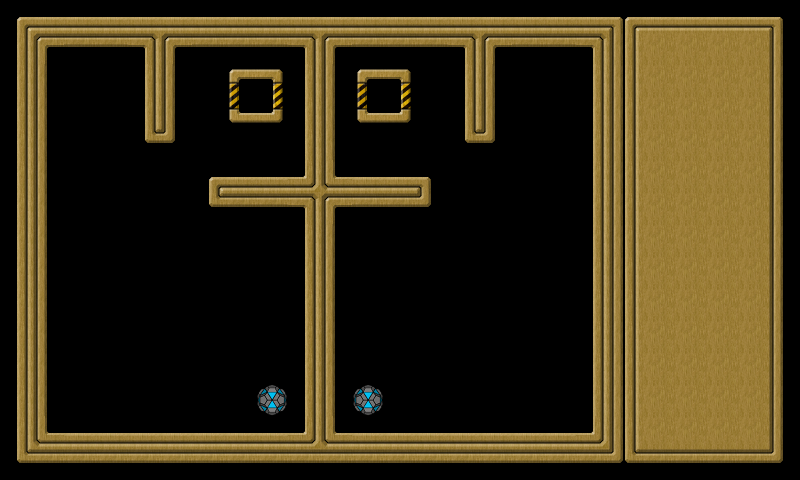

A level layout from a 2D game, rendered from its tile map. Below: a short description, then the map file with tile-grid data replaced by summaries:
An orthogonal 25x15 tile map with 32x32 px tiles, 3 tile layers (background, extra, controlpanel), 3 tilesets and 43 objects (wall001, wall002, wall003, wall004, wall005, ...).

<map version="1.0" orientation="orthogonal" width="25" height="15" tilewidth="32" tileheight="32">
 <tileset firstgid="1" name="tileset" tilewidth="32" tileheight="32">
  <image source="tileset.png" width="160" height="448" />
 </tileset>
 <tileset firstgid="71" name="goodball" tilewidth="32" tileheight="32">
  <image source="goodball.png" width="32" height="32" />
 </tileset>
 <tileset firstgid="72" name="star" tilewidth="32" tileheight="32">
  <image source="star.png" width="24" height="24" />
 </tileset>
 <layer name="background" width="20" height="15">
  <data>[300 cells, 178 non-empty, 16 distinct tile ids]</data>
 </layer>
 <layer name="extra" width="20" height="15">
  <data>[300 cells, 2 non-empty, 1 distinct tile ids]</data>
 </layer>
 <layer name="controlpanel" width="25" height="15">
  <data>[375 cells, 90 non-empty, 9 distinct tile ids]</data>
 </layer>
 <objectgroup name="objects" width="20" height="15">
  <object name="wall001" x="0" y="0" width="592" height="48">
   <properties>
    <property name="objClass" value="wall" />
   </properties>
  </object>
  <object name="wall002" x="592" y="0" width="48" height="432">
   <properties>
    <property name="objClass" value="wall" />
   </properties>
  </object>
  <object name="wall003" x="48" y="432" width="592" height="48">
   <properties>
    <property name="objClass" value="wall" />
   </properties>
  </object>
  <object name="wall004" x="0" y="48" width="48" height="432">
   <properties>
    <property name="objClass" value="wall" />
   </properties>
  </object>
  <object name="wall005" x="208" y="176" width="96" height="32">
   <properties>
    <property name="objClass" value="wall" />
   </properties>
  </object>
  <object name="wall006" x="336" y="176" width="96" height="32">
   <properties>
    <property name="objClass" value="wall" />
   </properties>
  </object>
  <object name="wall007" x="144" y="48" width="32" height="96">
   <properties>
    <property name="objClass" value="wall" />
   </properties>
  </object>
  <object name="wall008" x="464" y="48" width="32" height="96">
   <properties>
    <property name="objClass" value="wall" />
   </properties>
  </object>
  <object name="wall009" x="304" y="48" width="32" height="384">
   <properties>
    <property name="objClass" value="wall" />
   </properties>
  </object>
  <object name="star001" x="520" y="392" width="16" height="16">
   <properties>
    <property name="objClass" value="star" />
   </properties>
  </object>
  <object name="star002" x="552" y="392" width="16" height="16">
   <properties>
    <property name="objClass" value="star" />
   </properties>
  </object>
  <object name="star003" x="552" y="360" width="16" height="16">
   <properties>
    <property name="objClass" value="star" />
   </properties>
  </object>
  <object name="star004" x="552" y="200" width="16" height="16">
   <properties>
    <property name="objClass" value="star" />
   </properties>
  </object>
  <object name="star005" x="520" y="200" width="16" height="16">
   <properties>
    <property name="objClass" value="star" />
   </properties>
  </object>
  <object name="star006" x="488" y="200" width="16" height="16">
   <properties>
    <property name="objClass" value="star" />
   </properties>
  </object>
  <object name="star007" x="488" y="232" width="16" height="16">
   <properties>
    <property name="objClass" value="star" />
   </properties>
  </object>
  <object name="star008" x="520" y="232" width="16" height="16">
   <properties>
    <property name="objClass" value="star" />
   </properties>
  </object>
  <object name="star009" x="488" y="264" width="16" height="16">
   <properties>
    <property name="objClass" value="star" />
   </properties>
  </object>
  <object name="star010" x="392" y="296" width="16" height="16">
   <properties>
    <property name="objClass" value="star" />
   </properties>
  </object>
  <object name="star011" x="104" y="72" width="16" height="16">
   <properties>
    <property name="objClass" value="star" />
   </properties>
  </object>
  <object name="star012" x="552" y="104" width="16" height="16">
   <properties>
    <property name="objClass" value="star" />
   </properties>
  </object>
  <object name="star013" x="520" y="72" width="16" height="16">
   <properties>
    <property name="objClass" value="star" />
   </properties>
  </object>
  <object name="star014" x="552" y="72" width="16" height="16">
   <properties>
    <property name="objClass" value="star" />
   </properties>
  </object>
  <object name="star015" x="104" y="392" width="16" height="16">
   <properties>
    <property name="objClass" value="star" />
   </properties>
  </object>
  <object name="star016" x="72" y="392" width="16" height="16">
   <properties>
    <property name="objClass" value="star" />
   </properties>
  </object>
  <object name="star017" x="72" y="360" width="16" height="16">
   <properties>
    <property name="objClass" value="star" />
   </properties>
  </object>
  <object name="star018" x="136" y="264" width="16" height="16">
   <properties>
    <property name="objClass" value="star" />
   </properties>
  </object>
  <object name="star019" x="136" y="232" width="16" height="16">
   <properties>
    <property name="objClass" value="star" />
   </properties>
  </object>
  <object name="star020" x="136" y="200" width="16" height="16">
   <properties>
    <property name="objClass" value="star" />
   </properties>
  </object>
  <object name="star021" x="104" y="232" width="16" height="16">
   <properties>
    <property name="objClass" value="star" />
   </properties>
  </object>
  <object name="star022" x="104" y="200" width="16" height="16">
   <properties>
    <property name="objClass" value="star" />
   </properties>
  </object>
  <object name="star023" x="72" y="200" width="16" height="16">
   <properties>
    <property name="objClass" value="star" />
   </properties>
  </object>
  <object name="star024" x="72" y="104" width="16" height="16">
   <properties>
    <property name="objClass" value="star" />
   </properties>
  </object>
  <object name="star025" x="72" y="72" width="16" height="16">
   <properties>
    <property name="objClass" value="star" />
   </properties>
  </object>
  <object name="star026" x="424" y="328" width="16" height="16">
   <properties>
    <property name="objClass" value="star" />
   </properties>
  </object>
  <object name="star027" x="424" y="296" width="16" height="16">
   <properties>
    <property name="objClass" value="star" />
   </properties>
  </object>
  <object name="star028" x="232" y="296" width="16" height="16">
   <properties>
    <property name="objClass" value="star" />
   </properties>
  </object>
  <object name="star029" x="200" y="296" width="16" height="16">
   <properties>
    <property name="objClass" value="star" />
   </properties>
  </object>
  <object name="star030" x="200" y="328" width="16" height="16">
   <properties>
    <property name="objClass" value="star" />
   </properties>
  </object>
  <object name="goal001" x="376" y="88" width="16" height="16">
   <properties>
    <property name="objClass" value="goal" />
   </properties>
   <ellipse />
  </object>
  <object name="goal002" x="248" y="88" width="16" height="16">
   <properties>
    <property name="objClass" value="goal" />
   </properties>
   <ellipse />
  </object>
  <object name="goodball001" x="258" y="386" width="29" height="29">
   <properties>
    <property name="objClass" value="goodball" />
   </properties>
   <ellipse />
  </object>
  <object name="goodball002" x="354" y="386" width="29" height="29">
   <properties>
    <property name="objClass" value="goodball" />
   </properties>
   <ellipse />
  </object>
 </objectgroup>
</map>
